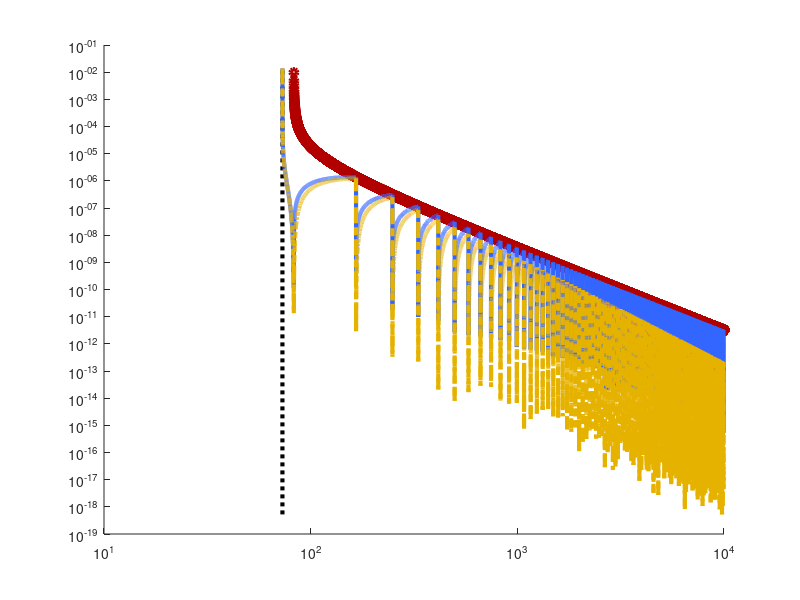

This chart was generated by the following MATLAB code: (Note: this script raises an error after producing the figure.)
% =========================================================================
% This script performs a numerical comparison of several integer-valued 
% sample size allocation schemes:
%
% Naive floor -- Peherstorfer
% Modified -- ceil with floor -- Gruber
% Iterative -- ceil with floor -- L & H
%
% relative to the continuous (real-valued) optimal allocation for the MFMC 
% method under a fixed computational budget p.
% -------------------------------------------------------------------------
%         |=============================|
%         |                             |
%         |   /.  .\           /@  @\   |
% Author: |     l      =-->      L      |
%         |      o                X     |
%         |   BEFORE            AFTER   |
%         |=============================|_{*Jiaxing Liang*}
%
% -------------------------------------------------------------------------
% |¬_¬|~_~|@_@|*_*|._.|-_-|G_G|×_×|/_\|w_w|Q_Q|>_>|=_=|+_+|#_#|z_z|>_<|6_9|
% -------------------------------------------------------------------------
% Last modified: Oct-22,2025
% =========================================================================

clear all
close all

%% Load data
% Example 1
rho = [1,   9.9977e-01   9.9925e-01  9.9728e-01   9.8390e-01]; %rho_k
rho_p1 = [rho(2:end),0];%rho_{k}
C = [7.30e+01,7.0318e-03,1.4018e-03,5.0613e-04,2.6803e-04]; %cost
% sigma1 = 1.0840e-02; %standard deviation sigma
p_max=1e4; % total cost

% % Example 2
% rho = [1, 9.999882e-01, 9.999743e-01, 9.958253e-01];
% rho_p1 = [rho(2:end),0];
% C=[44.395, 6.8409e-01, 2.9937e-01, 1.9908e-04];
% % sigma1 = 0.03;
% p_max=1e4; % total cost

delta = rho.^2-rho_p1.^2; % dalta = rho_k^2-rho_{k+1}^2

%% Initialization
M=2e5;
p_range = linspace(sum(C),p_max,M)'; % the min budget >= sum(C)
f_real_value = zeros(M,1);
f_floor = zeros(M,1);
f_iterative = zeros(M,1);
f_diff_upper_bound = zeros(M,1);

Cost_real_value = zeros(M,1);
Cost_floor = zeros(M,1);
Cost_iterative = zeros(M,1);



%% For each budget p, generate the relative difference of f and cost
for i = 1:M

    p = p_range(i);
    % =====================================================================
    % --- Feasibility check ---
    % =====================================================================
    if p < sum(C)
        error('Budget p is insufficient: must satisfy p >= sum(C).');
    end

    % =====================================================================
    % --- Real-valued sample size: formula --- Peherstorfer
    % =====================================================================
    N_star = sqrt(delta./C)*p/sum(sqrt(C.*delta));

    % =====================================================================
    % --- Integer-valued sample size: Naive floor --- Peherstorfer
    % =====================================================================
    N_floor = floor(N_star); 
    
    % =====================================================================
    % --- Modified integer-valued sample size: Ceil & floor --- Gruber
    % =====================================================================
    j=1;
    NN = N_floor;
    while N_floor(1)<1
        NN(j) = 1; % modify the corresponding entries
        N_floor = floor(sqrt(delta(j+1:end)./C(j+1:end))*(p-sum(C(1:j).*NN(1:j)))...
            /sum(sqrt(C(j+1:end).*delta(j+1:end)))); % remove the cost of the sample with size 1, and resample.
        j = j + 1;
    end
    NN(j:end) = N_floor; % the remaining sample size will be calculate using the close-form solution formula.
    

    % =====================================================================
    % --- Integer-valued sample size: Ceil & floor --- L & H
    % Iterative method with modified 
    % =====================================================================
    N_iterative = zeros(size(N_star));
    N_iterative(1) = max(floor(N_star(1)),1); % ceil if real-valued sample size falls below 1

    
    for k=2:length(N_iterative)

        N_iterative(k) = floor(sqrt(delta(k)./C(k))*(p-sum(C(1:k-1).*N_iterative(1:k-1)))...
            /sum(sqrt(C(k:end).*delta(k:end))));
        
        N_iterative(k) = max(N_iterative(k),1); % modify the sample size in case of 0.

    end


    % =====================================================================
    % --- Calculate f and cost ---
    % =====================================================================
    % Real-valued
    f_real_value(i) = sum(delta./N_star);
    Cost_real_value(i) = sum(C.*N_star);
    % upper bound of relative difference of f
    f_diff_upper_bound(i) = sum(delta./(N_star-1))-f_real_value(i);

    % Integer-valued, naive floor with modified
    f_floor(i) = sum(delta./NN);
    Cost_floor(i) = sum(C.*NN);

    % Integer-valued, iterative with modified
    f_iterative(i) = sum(delta./N_iterative);
    Cost_iterative(i) = sum(C.*N_iterative);

end



%==========================================================================
% Plots of relative difference of f and cost
%==========================================================================
figure(1);hold on;
h_max = max(max((f_floor-f_real_value)./p_range,(f_iterative-f_real_value)./p_range));
h_min = abs(min(min((f_floor-f_real_value)./p_range,(f_iterative-f_real_value)./p_range)));
loglog([sum(C),sum(C)],[h_min,h_max], ':k','LineWidth',3,'MarkerSize',10);
loglog(p_range,f_diff_upper_bound./p_range,'o-','LineWidth',3,'color',[.7 0 0],'MarkerSize',5);
loglog(p_range,(f_floor-f_real_value)./p_range,'-','LineWidth',3,'color',[.2 0.4 1],'MarkerSize',30);
p2=loglog(p_range,(f_iterative-f_real_value)./p_range,'-.','LineWidth',3,'color',[.9 0.7 0],'MarkerSize',30);
p2.Color(4) = 0.6;
% loglog(p_range,f_floor-f_iterative,'-.','LineWidth',3,'color',[.6 0.7 0],'MarkerSize',30);

xlabel('Prescribed budget $p$','FontSize',25,'Interpreter','latex'); ylabel('Relative f deviation','FontSize',25,'Interpreter','latex');
lgd = legend({'$p=\sum_{k}C_k$','Upper bound: $\frac{f(N_k^*-1)}{f(N_k^*)} - 1$',...
    ['Direct floor: $\frac{f(\lfloor N_k^*\rfloor)}{f(N_k^*)}-1$'],...
    ['Iterative: $\frac{f(\lfloor M_k^*\rfloor)}{f(N_k^*)}-1$']},'Fontsize',14,'Interpreter','latex','Location','northeast'); %northeast,southwest
lgd.FontSize = 17;
set(gca,'YScale', 'log', 'XScale', 'log','FontSize',20)
grid on
box on
xlim([sum(C)/1.09 p_max*1.1])
% ylim([1e-25 2])
hold off;




figure(2);hold on;
h_max = max(max((Cost_real_value-Cost_floor)./p_range,(Cost_real_value-Cost_iterative)./p_range));
h_min = abs(min(min((Cost_real_value-Cost_floor)./p_range,(Cost_real_value-Cost_iterative)./p_range)));
loglog([sum(C),sum(C)],[1e-13,h_max], ':k','LineWidth',3,'MarkerSize',10);
loglog(p_range(1:end),sum(C)*ones(size(p_range))./p_range,'o-','LineWidth',3,'color',[.7 0 0],'MarkerSize',5);
loglog(p_range,(Cost_real_value-Cost_floor)./p_range,'-','LineWidth',3,'color',[.2 0.4 1],'MarkerSize',30);
loglog(p_range,(Cost_real_value-Cost_iterative)./p_range,'-.','LineWidth',3,'color',[.9 0.7 0],'MarkerSize',30);
% loglog(p_range,Cost_iterative-Cost_floor,'-.','LineWidth',3,'color',[.6 0.7 0],'MarkerSize',30);

xlabel('Prescribed budget $p$','FontSize',25,'Interpreter','latex'); ylabel('Relative cost deviation','FontSize',25,'Interpreter','latex');
lgd = legend({'$p=\sum_{k}C_k$','Upper bound: $\frac{\sum_{k}C_k}{p}$',...
    ['Direct floor: $1-\frac{\sum_{k}C_k\lfloor N_k^*\rfloor}{p}$'],...
    ['Iterative: $1-\frac{\sum_{k}C_k\lfloor M_k^*\rfloor}{p}$']},'Fontsize',14,'Interpreter','latex','Location','southwest');
lgd.FontSize = 17;
set(gca,'YScale', 'log', 'XScale', 'log','FontSize',20)
grid on
box on
xlim([sum(C)/1.09 p_max*1.1])
ylim([1e-20 sum(C)*2])
hold off;